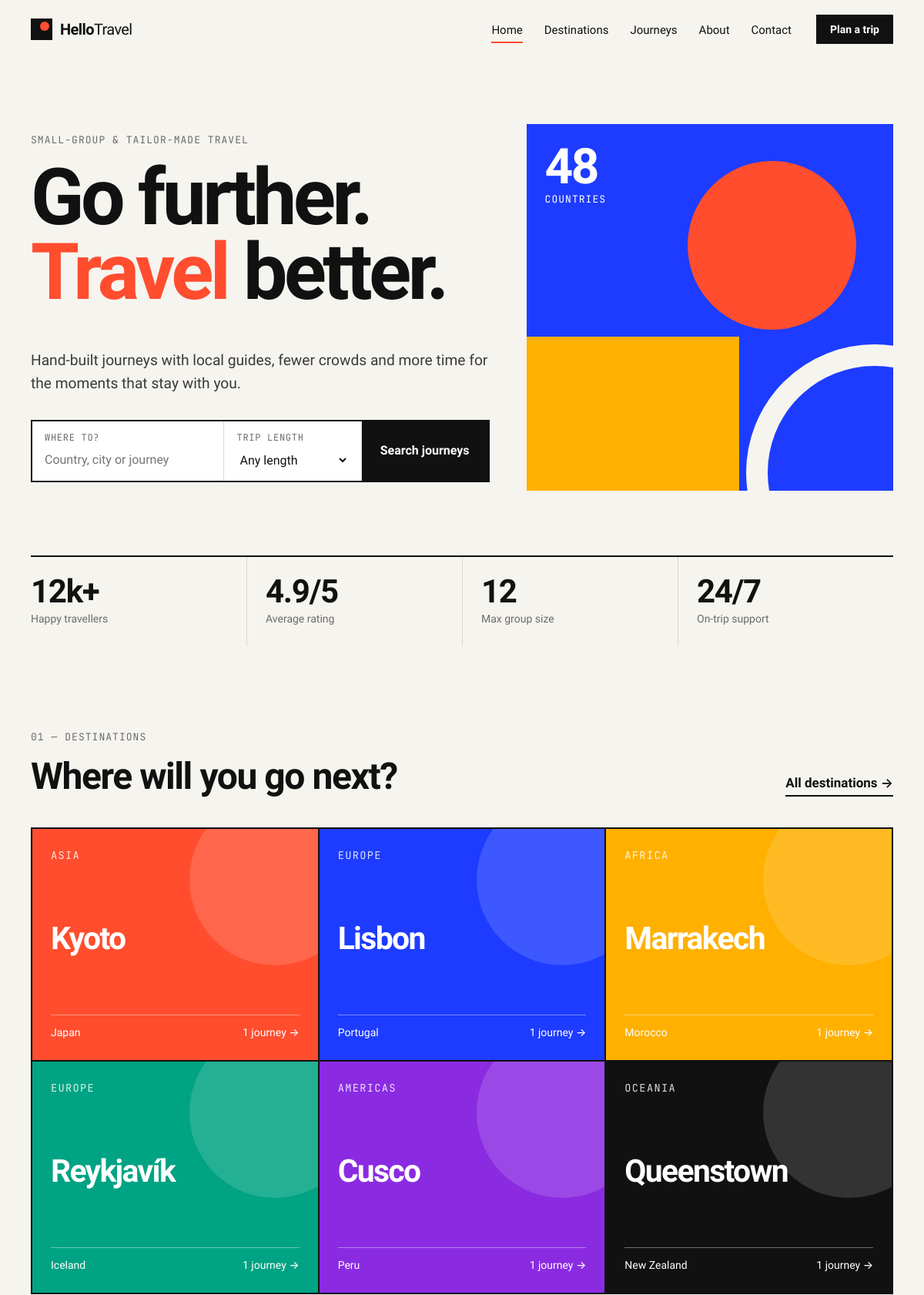
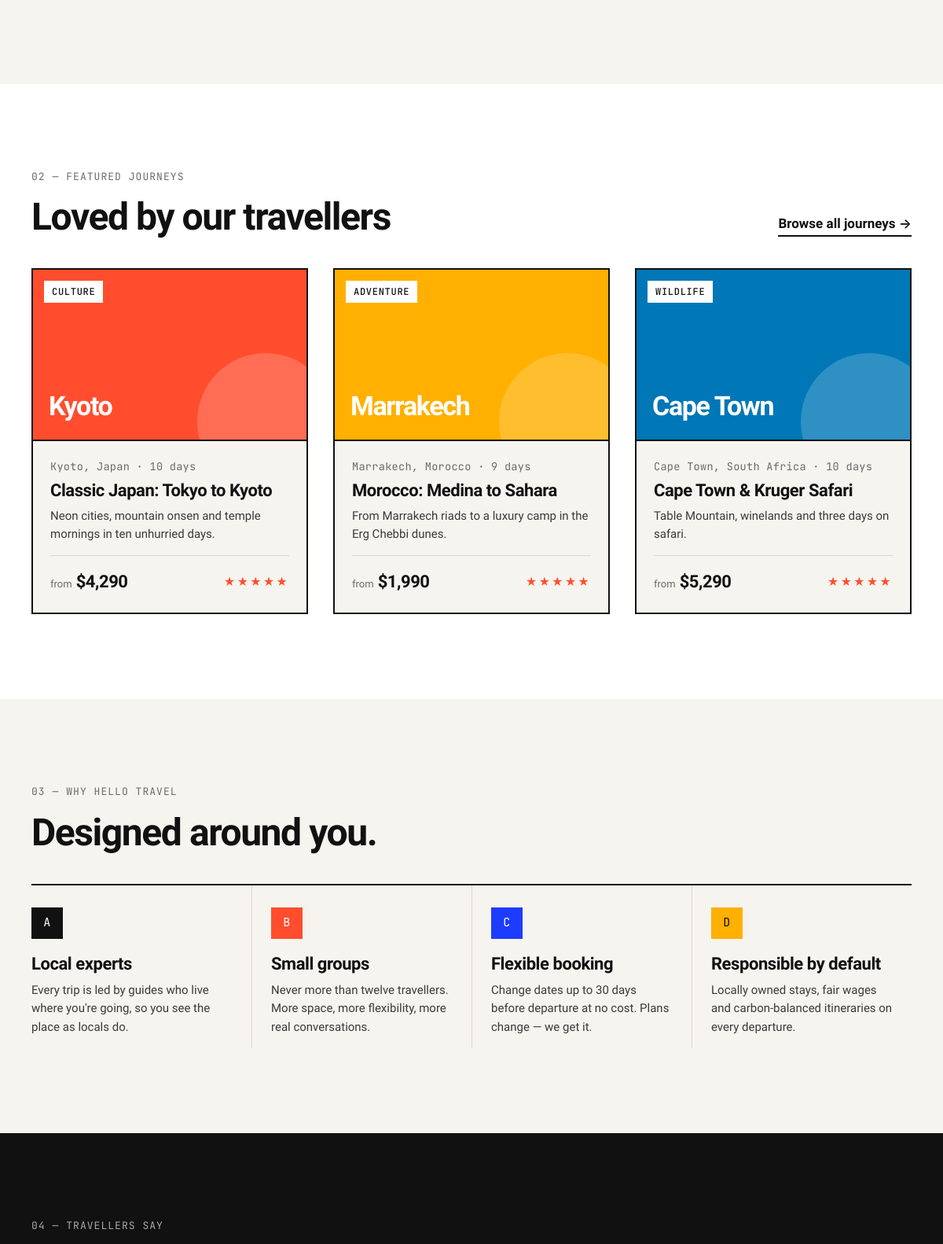
The page / (upper part) on the database its author committed (2 pictures, top to bottom).
### tables this page shows
CREATE TABLE destinations (
    id           INT UNSIGNED AUTO_INCREMENT PRIMARY KEY,
    slug         VARCHAR(120) NOT NULL UNIQUE,
    name         VARCHAR(120) NOT NULL,
    country      VARCHAR(120) NOT NULL,
    region       VARCHAR(60)  NOT NULL,
    summary      VARCHAR(300) NOT NULL,
    description  TEXT         NOT NULL,
    best_time    VARCHAR(120) NOT NULL DEFAULT 'Year-round',
    image_url    VARCHAR(500) NULL,
    accent_color VARCHAR(7)   NOT NULL DEFAULT '#1d3cff',
    is_featured  TINYINT(1)   NOT NULL DEFAULT 0,
    is_active    TINYINT(1)   NOT NULL DEFAULT 1,
    sort_order   INT          NOT NULL DEFAULT 0,
    created_at   DATETIME     NOT NULL DEFAULT CURRENT_TIMESTAMP,
    INDEX idx_dest_region (region)
);

CREATE TABLE packages (
    id             INT UNSIGNED AUTO_INCREMENT PRIMARY KEY,
    destination_id INT UNSIGNED NOT NULL,
    slug           VARCHAR(160) NOT NULL UNIQUE,
    title          VARCHAR(160) NOT NULL,
    summary        VARCHAR(300) NOT NULL,
    description    TEXT         NOT NULL,
    highlights     TEXT         NULL COMMENT 'One per line',
    included       TEXT         NULL COMMENT 'One per line',
    style          VARCHAR(40)  NOT NULL,
    duration_days  SMALLINT UNSIGNED NOT NULL,
    group_size     SMALLINT UNSIGNED NOT NULL DEFAULT 12,
    price          DECIMAL(10,2) NOT NULL,
    currency       CHAR(3)      NOT NULL DEFAULT 'USD',
    rating         DECIMAL(2,1) NOT NULL DEFAULT 5.0,
    image_url      VARCHAR(500) NULL,
    accent_color   VARCHAR(7)   NOT NULL DEFAULT '#1d3cff',
    is_featured    TINYINT(1)   NOT NULL DEFAULT 0,
    is_active      TINYINT(1)   NOT NULL DEFAULT 1,
    created_at     DATETIME     NOT NULL DEFAULT CURRENT_TIMESTAMP,
    INDEX idx_pkg_style (style),
    INDEX idx_pkg_price (price),
    CONSTRAINT fk_pkg_dest FOREIGN KEY (destination_id) REFERENCES destinations(id) ON DELETE CASCADE
);

### includes/db.php (called while the page is built)
<?php
function db(): PDO
{
    static $pdo = null;
    if ($pdo === null) {
        $pdo = new PDO(DB_DSN, DB_USER, DB_PASS, [
            PDO::ATTR_ERRMODE            => PDO::ERRMODE_EXCEPTION,
            PDO::ATTR_DEFAULT_FETCH_MODE => PDO::FETCH_ASSOC,
            PDO::ATTR_EMULATE_PREPARES   => false,
        ]);
    }
    return $pdo;
}

### index.php (the view, shortened to what this page needs)
<?php
$featuredDestinations = get_destinations(6, true);
$featuredPackages     = get_packages(['featured' => true], 3);
$testimonials         = get_testimonials(3);
require __DIR__ . '/includes/header.php';
?>
<section class="hero">
    <div class="container hero-grid">
        <div class="hero-copy">
            <p class="eyebrow">Small-group &amp; tailor-made travel</p>
            <h1 class="display-xl">Go further.<br><span class="accent">Travel</span> better.</h1>
            <p class="lede">Hand-built journeys with local guides, fewer crowds and more time for the moments that stay with you.</p>
            <form class="search-bar" action="<?= e(url('packages.php')) ?>" method="get" role="search">
                <label class="field">
                    <span class="field-label">Where to?</span>
                    <input type="search" name="q" placeholder="Country, city or journey" maxlength="80">
                </label>
                <label class="field">
                    <span class="field-label">Trip length</span>
                    <select name="max_days">
                        <option value="">Any length</option>
                    </select>
                </label>
                <button class="btn btn-primary" type="submit">Search journeys</button>
            </form>
        </div>
        <div class="hero-art" aria-hidden="true">
            <div class="shape shape-sun"></div>
            <div class="shape shape-block"></div>
            <div class="shape shape-arc"></div>
            <div class="hero-stat"><strong>48</strong><span>countries</span></div>
        </div>
    </div>
    <div class="container">
        <ul class="stat-row">
            <li><strong>12k+</strong><span>Happy travellers</span></li>
            <li><strong>4.9/5</strong><span>Average rating</span></li>
            <li><strong>12</strong><span>Max group size</span></li>
            <li><strong>24/7</strong><span>On-trip support</span></li>
        </ul>
    </div>
</section>
<section class="section">
    <div class="container">
        <div class="section-head">
            <div>
                <p class="eyebrow">01 — Destinations</p>
                <h2 class="display-md">Where will you go next?</h2>
            </div>
            <a class="link-arrow" href="<?= e(url('destinations.php')) ?>">All destinations</a>
        </div>
        <div class="dest-grid">
            <?php foreach ($featuredDestinations as $d) { include __DIR__ . '/includes/destination-card.php'; } ?>
        </div>
    </div>
</section>
<section class="section section-alt">
    <div class="container">
        <div class="section-head">
            <div>
                <p class="eyebrow">02 — Featured journeys</p>
                <h2 class="display-md">Loved by our travellers</h2>
            </div>
            <a class="link-arrow" href="<?= e(url('packages.php')) ?>">Browse all journeys</a>
        </div>
        <div class="card-grid">
            <?php foreach ($featuredPackages as $p) { include __DIR__ . '/includes/package-card.php'; } ?>
        </div>
    </div>
</section>
<section class="section">
    <div class="container">
        <p class="eyebrow">03 — Why Hello Travel</p>
        <h2 class="display-md">Designed around you.</h2>
        <div class="feature-grid">
            <div class="feature"><span class="feature-num mono">A</span><h3>Local experts</h3><p>Every trip is led by guides who live where you're going, so you see the place as locals do.</p></div>
            <div class="feature"><span class="feature-num mono">B</span><h3>Small groups</h3><p>Never more than twelve travellers. More space, more flexibility, more real conversations.</p></div>
            <div class="feature"><span class="feature-num mono">C</span><h3>Flexible booking</h3><p>Change dates up to 30 days before departure at no cost. Plans change — we get it.</p></div>
            <div class="feature"><span class="feature-num mono">D</span><h3>Responsible by default</h3><p>Locally owned stays, fair wages and carbon-balanced itineraries on every departure.</p></div>
        </div>
    </div>
</section>
<?php if ($testimonials): ?>
<section class="section section-dark">
    <div class="container">
        <p class="eyebrow">04 — Travellers say</p>
    </div>
</section>
<?php endif; ?>
<?php require __DIR__ . '/includes/footer.php'; ?>

### includes/destination-card.php (shortened to what this page needs)
<a class="dest-card" href="<?= e(url('destination.php', ['slug' => $d['slug']])) ?>" style="--tile: <?= e($d['accent_color']) ?>">
    <span class="dest-meta mono"><?= e($d['region']) ?></span>
    <span class="dest-name"><?= e($d['name']) ?></span>
    <span class="dest-foot"><span><?= e($d['country']) ?></span><span><?= (int) $d['package_count'] ?> journey<?= (int) $d['package_count'] === 1 ? '' : 's' ?> →</span></span>
</a>

### includes/package-card.php (shortened to what this page needs)
<article class="card package-card">
    <a class="card-media" href="<?= e(url('package.php', ['slug' => $p['slug']])) ?>" style="--tile: <?= e($p['accent_color'] ?? '#1d3cff') ?>">
        <?php if (!empty($p['image_url'])): ?>
            <img src="<?= e($p['image_url']) ?>" alt="<?= e($p['title']) ?>" loading="lazy">
        <?php else: ?>
            <span class="tile-label" aria-hidden="true"><?= e($p['destination_name']) ?></span>
        <?php endif; ?>
        <span class="badge"><?= e($p['style']) ?></span>
    </a>
    <div class="card-body">
        <p class="card-kicker mono"><?= e($p['destination_name']) ?>, <?= e($p['country']) ?> · <?= (int) $p['duration_days'] ?> days</p>
        <h3 class="card-title"><a href="<?= e(url('package.php', ['slug' => $p['slug']])) ?>"><?= e($p['title']) ?></a></h3>
        <p class="card-text"><?= e($p['summary']) ?></p>
        <div class="card-foot">
            <span class="price"><small>from</small> <?= e(money((float) $p['price'], $p['currency'])) ?></span>
            <?= stars((float) $p['rating']) ?>
        </div>
    </div>
</article>

### includes/functions.php (shortened to what this page needs)
<?php
function e(?string $value): string
{
    return htmlspecialchars((string) $value, ENT_QUOTES | ENT_SUBSTITUTE, 'UTF-8');
}
function url(string $path = '', array $query = []): string
{
    $u = BASE_URL . '/' . ltrim($path, '/');
    return $query ? $u . '?' . http_build_query($query) : $u;
}
function money(float $amount, string $currency = 'USD'): string
{
    $symbols = ['USD' => '$', 'EUR' => '€', 'GBP' => '£', 'INR' => '₹'];
    return ($symbols[$currency] ?? $currency . ' ') . number_format($amount, 0);
}
function get_destinations(?int $limit = null, bool $featuredOnly = false, string $region = ''): array
{
    $sql = 'SELECT d.*, (SELECT COUNT(*) FROM packages p WHERE p.destination_id = d.id AND p.is_active = 1) AS package_count
            FROM destinations d WHERE d.is_active = 1';
    $params = [];
    if ($featuredOnly) {
        $sql .= ' AND d.is_featured = 1';
    }
    $sql .= ' ORDER BY d.sort_order, d.name';
    if ($limit) {
        $sql .= ' LIMIT ' . (int) $limit;
    }
    $st = db()->prepare($sql);
    $st->execute($params);
    return $st->fetchAll();
}
function get_packages(array $filters = [], ?int $limit = null): array
{
    $sql = 'SELECT p.*, d.name AS destination_name, d.slug AS destination_slug, d.country
            FROM packages p JOIN destinations d ON d.id = p.destination_id
            WHERE p.is_active = 1';
    $params = [];
    if (!empty($filters['featured'])) {
        $sql .= ' AND p.is_featured = 1';
    }
    $order = [
        'price_asc'  => 'p.price ASC',
        'price_desc' => 'p.price DESC',
        'duration'   => 'p.duration_days ASC',
    ][$filters['sort'] ?? ''] ?? 'p.is_featured DESC, p.rating DESC';
    $sql .= ' ORDER BY ' . $order;
    if ($limit) {
        $sql .= ' LIMIT ' . (int) $limit;
    }
    $st = db()->prepare($sql);
    $st->execute($params);
    return $st->fetchAll();
}
function get_testimonials(int $limit = 3): array
{
    $st = db()->prepare('SELECT * FROM testimonials WHERE is_published = 1 ORDER BY created_at DESC LIMIT ' . (int) $limit);
    $st->execute();
    return $st->fetchAll();
}
function stars(float $rating): string
{
    $full = (int) round($rating);
    return '<span class="stars" aria-label="' . e(number_format($rating, 1)) . ' out of 5">'
        . str_repeat('★', $full) . '<span class="stars-dim">' . str_repeat('★', 5 - $full) . '</span></span>';
}

### rows shown on the page
destinations: region "ASIA", name "Kyoto", country "Japan", package_count "1"
destinations: region "EUROPE", name "Lisbon", country "Portugal", package_count "1"
destinations: region "AFRICA", name "Marrakech", country "Morocco", package_count "1"
destinations: region "EUROPE", name "Reykjavík", country "Iceland", package_count "1"
destinations: region "AMERICAS", name "Cusco", country "Peru", package_count "1"
destinations: region "OCEANIA", name "Queenstown", country "New Zealand", package_count "1"
packages: destination.name "Kyoto", style "CULTURE", destination.country "Japan", duration_days "10", title "Classic Japan: Tokyo to Kyoto", summary "Neon cities, mountain onsen and temple mornings in ten unhurried days.", money((float) $p['price'], $p['currency']) "$4,290"
packages: destination.name "Marrakech", style "ADVENTURE", destination.country "Morocco", duration_days "9", title "Morocco: Medina to Sahara", summary "From Marrakech riads to a luxury camp in the Erg Chebbi dunes.", money((float) $p['price'], $p['currency']) "$1,990"
packages: destination.name "Cape Town", style "WILDLIFE", destination.country "South Africa", duration_days "10", title "Cape Town & Kruger Safari", summary "Table Mountain, winelands and three days on safari.", money((float) $p['price'], $p['currency']) "$5,290"

### other values the page prints
$label "Home"
$label "Destinations"
$label "Journeys"
$label "About"
$label "Contact"
